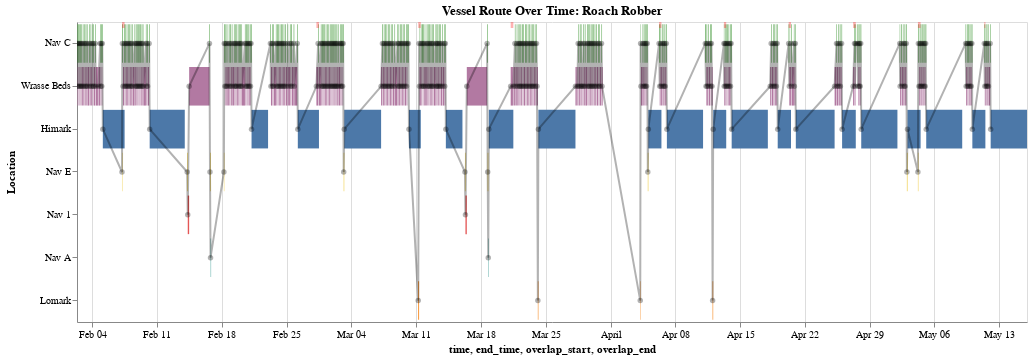

Notebook code for this chart:
### Code cell
# Prepare vessel data
vessel_id = 'roachrobberdb6'
vessel_data_sorted, location_to_y = prepare_vessel_data(sorted_pings, vessel_id)

# Static visualization
plot_vessel_timeline_static(vessel_data_sorted, location_to_y, harbor_palette)

# Interactive visualization
chart = plot_vessel_timeline_interactive(vessel_data_sorted, location_to_y)
chart.display()

### Figure 1 — Vega-Lite specification as saved in the notebook (floating-point values rounded to 4 significant figures; data arrays with more than 128 entries replaced by an {"elided": "..."} marker saying what was removed)
{"config": {"view": {"continuousWidth": 300, "continuousHeight": 300}}, "layer": [{"data": {"name": "data-f43588a03e4191b6051053506f63d81a"}, "mark": {"type": "bar"}, "encoding": {"color": {"field": "source", "legend": null, "type": "nominal"}, "tooltip": [{"field": "source", "type": "nominal"}, {"field": "time", "type": "temporal"}, {"field": "end_time", "type": "temporal"}, {"field": "dwell_hours", "type": "quantitative"}], "x": {"field": "time", "type": "temporal"}, "x2": {"field": "end_time"}, "y": {"field": "source", "sort": ["Nav C", "Wrasse Beds", "Himark", "Nav E", "Nav 1", "Nav A", "Lomark"], "title": "Location", "type": "nominal"}}, "name": "view_14"}, {"data": {"name": "data-638553fe0c8cbdbfcaf0a5e99eca2f6a"}, "mark": {"type": "bar", "color": "red", "opacity": 0.3}, "encoding": {"x": {"field": "overlap_start", "type": "temporal"}, "x2": {"field": "overlap_end"}, "y": {"value": 0}, "y2": {"value": 6}}}, {"data": {"name": "data-f43588a03e4191b6051053506f63d81a"}, "mark": {"type": "line", "point": true}, "encoding": {"color": {"value": "black"}, "detail": {"field": "target", "type": "nominal"}, "opacity": {"value": 0.3}, "x": {"field": "time", "type": "temporal"}, "y": {"field": "source", "sort": ["Nav C", "Wrasse Beds", "Himark", "Nav E", "Nav 1", "Nav A", "Lomark"], "type": "nominal"}}}], "height": 300, "params": [{"name": "param_74", "select": {"type": "interval", "encodings": ["x", "y"]}, "bind": "scales", "views": ["view_14"]}], "title": "Vessel Route Over Time: Roach Robber", "width": 950, "$schema": "https://vega.github.io/schema/vega-lite/v5.20.1.json", "datasets": {"data-f43588a03e4191b6051053506f63d81a": {"elided": "486 records"}, "data-638553fe0c8cbdbfcaf0a5e99eca2f6a": {"elided": "228 records"}}}
